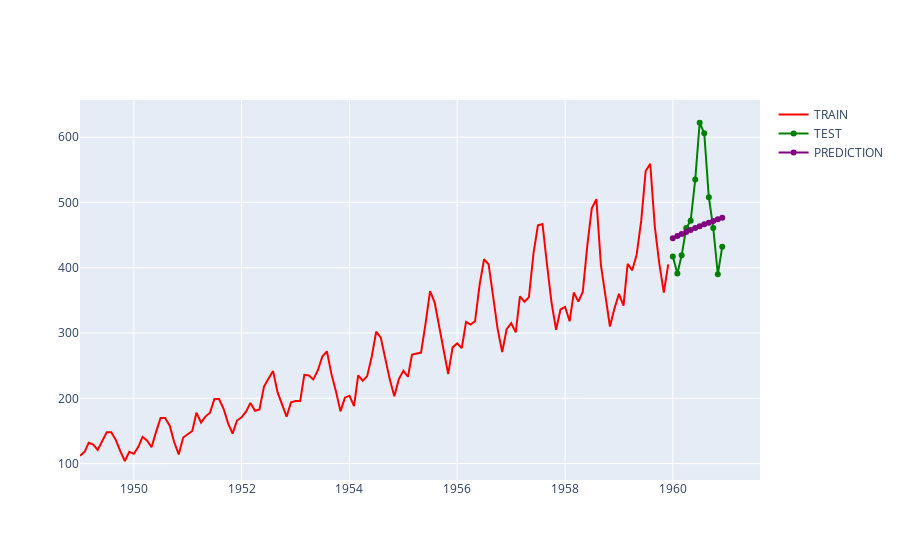

Notebook code cell kept with this figure:
### Markdown cell above
Ще спробуємо подивитись як буде показувати себе чистий Хотьт без сезонності

### Code cell
print("Holt: Multiplicative Trend")

holt = Holt(train["Passengers"], damped=True)
fitted_model_holt = holt.fit(smoothing_level=0.1, smoothing_trend=0.2)
test_predictions_holt = fitted_model_holt.forecast(12)

trace0 = Scatter(x = train.index,
                y = train.Passengers,
                line = {'color': 'red'},
                name = 'TRAIN')

trace1 = Scatter(x = test.index,
                y = test.Passengers,
                line = {'color': 'green'},
                name = 'TEST')

trace2 = Scatter(x = test.index,
                y = test_predictions_holt.values,
                line = {'color': 'purple'},
                name = 'PREDICTION')

iplot(Figure(data = [trace0, trace1, trace2]))

print(f"Mean Absolute Error = {mean_absolute_error(test.Passengers,test_predictions_holt)}")
print(f"Mean Squared Error = {mean_squared_error(test.Passengers,test_predictions_holt)}")
print(f"R2 score = {r2_score(test.Passengers,test_predictions_holt)}")

### Figure 1 — Plotly figure (JSON) as saved in the notebook; plotly's stock layout.template omitted (floating-point values rounded to 4 significant figures; data arrays with more than 128 entries replaced by an {"elided": "..."} marker saying what was removed)
{"data": [{"line": {"color": "red"}, "name": "TRAIN", "type": "scatter", "x": {"elided": "132 str values"}, "y": {"elided": "132 int values"}}, {"line": {"color": "green"}, "name": "TEST", "type": "scatter", "x": ["1960-01-01T00:00:00", "1960-02-01T00:00:00", "1960-03-01T00:00:00", "1960-04-01T00:00:00", "1960-05-01T00:00:00", "1960-06-01T00:00:00", "1960-07-01T00:00:00", "1960-08-01T00:00:00", "1960-09-01T00:00:00", "1960-10-01T00:00:00", "1960-11-01T00:00:00", "1960-12-01T00:00:00"], "y": [417, 391, 419, 461, 472, 535, 622, 606, 508, 461, 390, 432]}, {"line": {"color": "purple"}, "name": "PREDICTION", "type": "scatter", "x": ["1960-01-01T00:00:00", "1960-02-01T00:00:00", "1960-03-01T00:00:00", "1960-04-01T00:00:00", "1960-05-01T00:00:00", "1960-06-01T00:00:00", "1960-07-01T00:00:00", "1960-08-01T00:00:00", "1960-09-01T00:00:00", "1960-10-01T00:00:00", "1960-11-01T00:00:00", "1960-12-01T00:00:00"], "y": [445.2, 448.5, 451.7, 454.9, 457.9, 460.8, 463.6, 466.4, 469.0, 471.6, 474.1, 476.5]}], "layout": {}}
